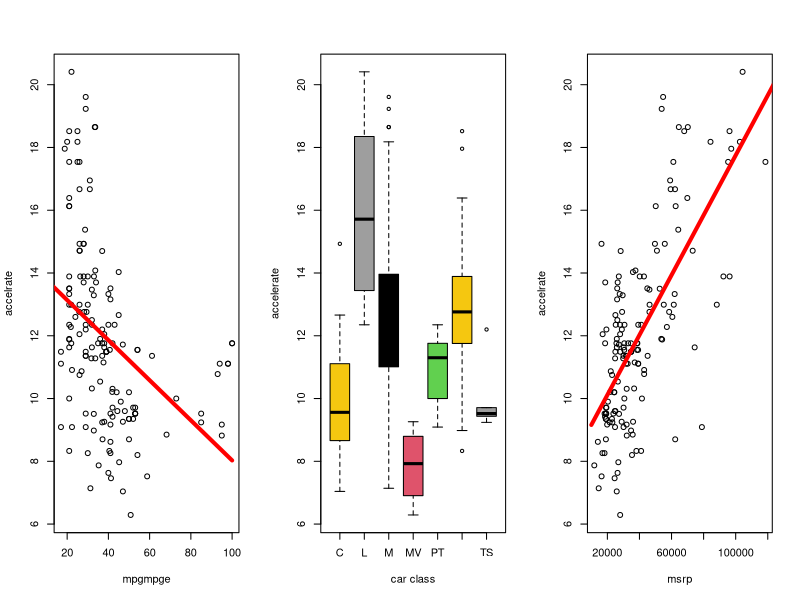

Here is the R script that generated this plot: (Note: this script raises an error after producing the figure.)
hybrid<-read.csv("hybrid_reg.csv")
hybriddf <- data.frame(hybrid)
hybriddf$mpgmpge <- cut(hybriddf$mpgmpge, breaks=c(10,20,30,40,50,60), right = FALSE )

t(aggregate(accelrate~mpgmpge,data=hybriddf,summary))

attach(hybrid)
par(mfrow=c(1,3))
plot(mpgmpge,accelrate, xlab="mpgmpge",ylab="accelrate")
new<-data.frame(mpgmpge=seq(10,100,1))
lines(seq(10,100,1),predict(lm(accelrate~mpgmpge),newdata=new),col="red",lwd=4)

plot(as.factor(carclass), accelrate,xlab="car class",ylab="accelerate",title="Auto Data Set",col=c(7,32,57,82,107))

plot(msrp,accelrate)
new2<-data.frame(msrp=seq(10000,150000,1))
lines(seq(10000,150000,1),predict(lm(accelrate~msrp),newdata=new2),col="red",lwd=4)

pairs(hybrid[,-c(1,2,9)], col=carclass)

library(car)     #where vif function lives
Hybrid2<-hybrid[,-c(1,2,9)]  #removing the car name
full.model<-lm(accelrate~.,data=Hybrid2)  # . means all variable not mpg
vif(full.model)[,3]^2

par(mfrow=c(1,3))
plot(mpgmpge,accelrate, xlab="mpgmpge",ylab="accelrate")
new<-data.frame(mpgmpge=seq(10,110,.1))
mpgmpge.model<-lm(accelrate~mpgmpge)
lines(seq(10,110,.1),predict(mpgmpge.model,newdata=new),col="red",lwd=4)
plot(mpgmpge.model$fitted.values,mpgmpge.model$residuals,xlab="Fitted Values",ylab="Residuals")
plot(mpgmpge,mpgmpge.model$residuals,xlab="mpgmpge",ylab="Residuals")

par(mfrow=c(1,3))
plot(mpgmpge,accelrate, xlab="mpgmpge",ylab="accelrate")
new<-data.frame(mpgmpge=seq(10,110,.1))
mpgmpge.model2<-lm(accelrate~mpgmpge+I(mpgmpge^2))
lines(seq(10,110,.1),predict(mpgmpge.model2,newdata=new),col="red",lwd=4)
plot(mpgmpge.model2$fitted.values,mpgmpge.model$residuals,xlab="Fitted Values",ylab="Residuals")
plot(mpgmpge,mpgmpge.model2$residuals,xlab="mpgmpge",ylab="Residuals")

par(mfrow=c(1,3))
plot(mpgmpge,accelrate, xlab="mpgmpge",ylab="accelrate", col=carclass)
new<-data.frame(mpgmpge=seq(10,110,.1))
mpgmpge.model2<-lm(accelrate~mpgmpge+I(mpgmpge^2))
lines(seq(10,110,.1),predict(mpgmpge.model2,newdata=new),col="red",lwd=4)
plot(mpgmpge.model2$fitted.values,mpgmpge.model$residuals,xlab="Fitted Values",ylab="Residuals")
plot(mpgmpge,mpgmpge.model2$residuals,xlab="mpgmpge",ylab="Residuals")

par(mfrow=c(2,2))
plot(mpgmpge.model2)

my.model<-lm(log(accelrate)~mpgmpge+I(mpgmpge^2))
par(mfrow=c(1,3))
plot(my.model$fitted.values,my.model$residuals,xlab="Fitted Values",ylab="Residuals")
plot(mpgmpge,my.model$residuals,xlab="mpgmpge",ylab="Residuals")
qqnorm(my.model$residuals)
qqline(my.model$residuals)
summary(my.model)


library(leaps)
hybrid3<-hybrid[,-c(1,2,9)]
reg.fwd=regsubsets(log(accelrate)~.,data=hybrid3,method="forward",nvmax=20)
summary(reg.fwd)$adjr2
summary(reg.fwd)$rss
summary(reg.fwd)$bic
par(mfrow=c(1,3))
bics<-summary(reg.fwd)$bic
plot(1:10,bics,type="l",ylab="BIC",xlab="# of predictors")
index<-which(bics==min(bics))
points(index,bics[index],col="red",pch=10)

adjr2<-summary(reg.fwd)$adjr2
plot(1:10,adjr2,type="l",ylab="Adjusted R-squared",xlab="# of predictors")
index<-which(adjr2==max(adjr2))
points(index,adjr2[index],col="red",pch=10)

rss<-summary(reg.fwd)$rss
plot(1:10,rss,type="l",ylab="train RSS",xlab="# of predictors")
index<-which(rss==min(rss))
points(index,rss[index],col="red",pch=10)

set.seed(1234)
hybrid4<-hybrid[,-c(1,2,8)]
index<-sample(1:dim(hybrid4)[1],100,replace=F)
train<-hybrid4[index,]
test<-hybrid4[-index,]
reg.fwd=regsubsets(log(accelrate)~.,data=train,method="forward",nvmax=6)
reg.fwd
#Really handy predict function
predict.regsubsets =function (object , newdata ,id ,...){
  form=as.formula (object$call [[2]])
  mat=model.matrix(form ,newdata )
  coefi=coef(object ,id=id)
  xvars=names(coefi)
  mat[,xvars]%*%coefi
}


reg.final=regsubsets(log(accelrate)~.,data=hybrid3,method="forward",nvmax=4)
coef(reg.final,3)

final.model<-lm(log(accelrate)~year+msrp+mpgmpge,data=hybrid3)
summary(final.model)

plot(exp(final.model$fitted.values),hybrid3$accelrate,xlab="Predicted",ylab="accelrate",xlim=c(0,30),ylim=c(0,30))
lines(c(0,30),c(0,30),col="red")

attach(hybrid)
mysummary<-function(x){
  result<-c(length(x),mean(x),sd(x),sd(x)/length(x))
  names(result)<-c("N","Mean","SD","SE")
  return(result)
}
sumstats<-aggregate(accelrate~mpgmpge*carclass,data=hybrid,mysummary)
sumstats<-cbind(sumstats[,1:2],sumstats[,-(1:2)])
sumstats

library(ggplot2)
ggplot(sumstats,aes(x=mpgmpge,y=Mean,group=carclass,colour=carclass))+
  ylab("Accelrate")+
  geom_line()+
  geom_point()+
  geom_errorbar(aes(ymin=Mean-SE,ymax=Mean+SE),width=.1)

model.fit<-aov(accelrate~mpgmpge+carclass+mpgmpge:carclass,data=hybrid)
par(mfrow=c(1,2))
plot(model.fit$fitted.values,model.fit$residuals,ylab="Resdiduals",xlab="Fitted")
qqnorm(model.fit$residuals)

library(gridExtra)
myfits<-data.frame(fitted.values=model.fit$fitted.values,residuals=model.fit$residuals)

#Residual vs Fitted
plot1<-ggplot(myfits,aes(x=fitted.values,y=residuals))+ylab("Residuals")+
  xlab("Predicted")+geom_point()

#QQ plot of residuals  #Note the diagonal abline is only good for qqplots of normal data.
plot2<-ggplot(myfits,aes(sample=residuals))+
  stat_qq()+geom_abline(intercept=mean(myfits$residuals), slope = sd(myfits$residuals))

#Histogram of residuals
plot3<-ggplot(myfits, aes(x=residuals)) + 
  geom_histogram(aes(y=..density..),binwidth=1,color="black", fill="gray")+
  geom_density(alpha=.1, fill="red")

grid.arrange(plot1, plot2,plot3, ncol=3)

library(car)
Anova(model.fit,type=3)
